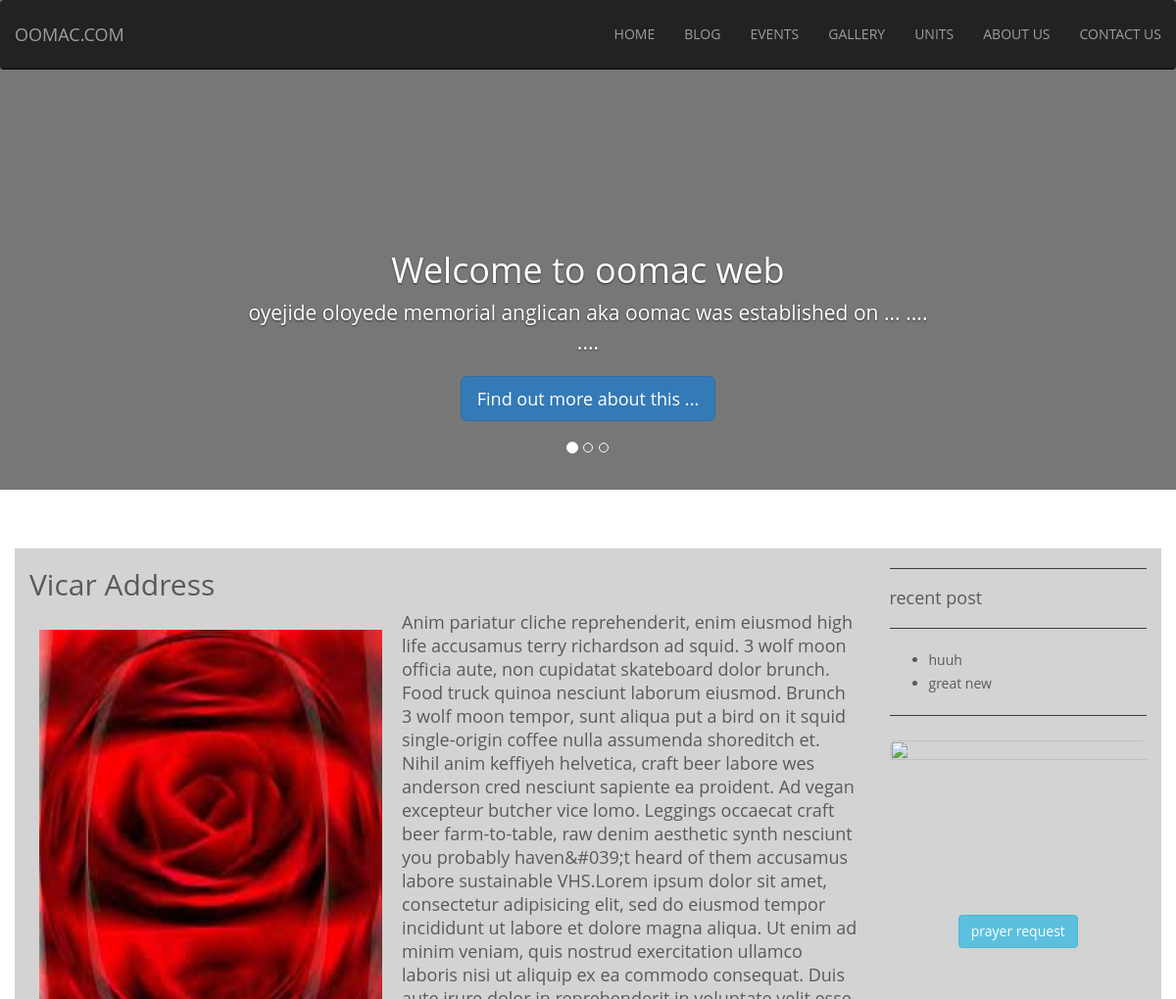
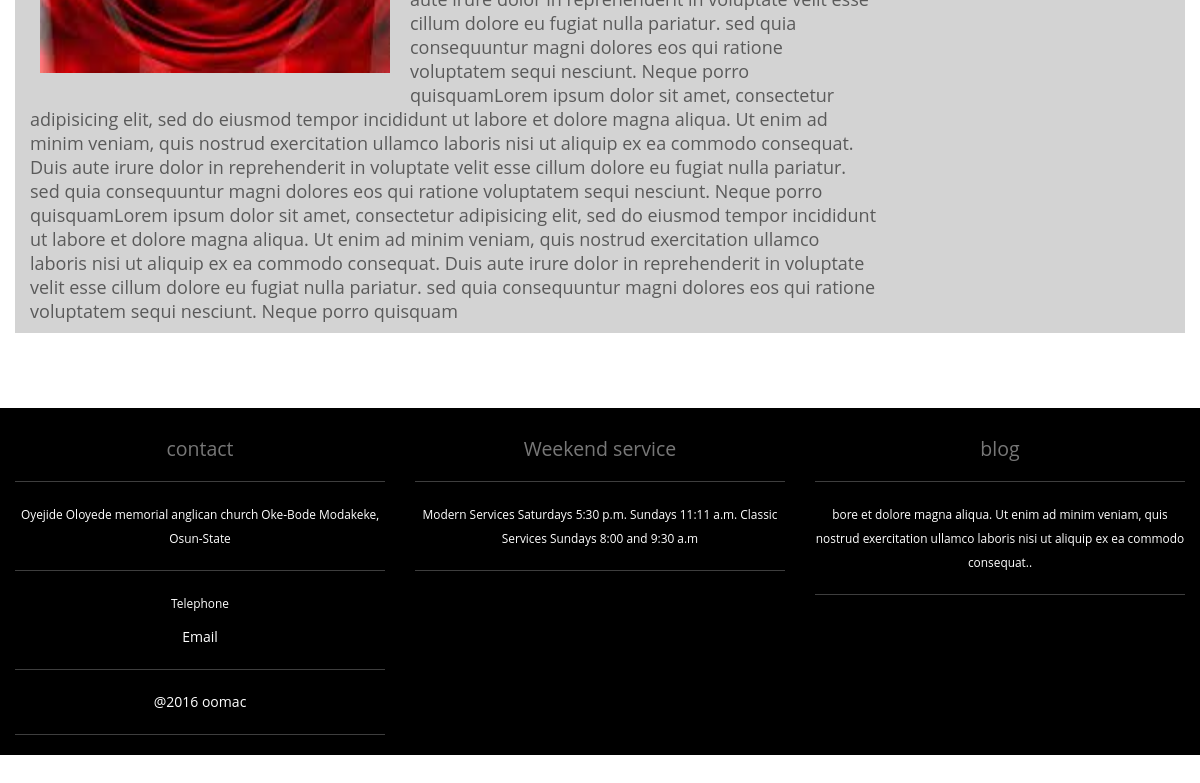
/row_vicar.php?id=1, run on the app's committed database (2 pictures, top to bottom).
### tables this page shows
CREATE TABLE `president` (
  `id` int(11) NOT NULL,
  `vicar_adress` text,
  `vicar_picture` varchar(200) DEFAULT NULL,
  `president_address` text,
  `president_picture` text
);

CREATE TABLE `blog` (
  `blog_id` int(11) NOT NULL,
  `post_title` varchar(200) NOT NULL,
  `post_content` text NOT NULL,
  `post_date` datetime NOT NULL,
  `post_author` varchar(50) NOT NULL,
  `blog_image` varchar(50) DEFAULT NULL
);

### include/function.php (called while the page is built, shortened)
<?php
function check($string){
    $string  = htmlspecialchars($string);
    $string = strip_tags($string);
    $string = trim($string);
    $string = stripslashes($string);
    return $string;
}
?>

### row_vicar.php (the view, shortened to what this page needs)
<div class="container" style="background-color: lightgray">
    <div class="row">
        <div class="col-md-9">
            <?php
            require_once ("include/dbconfig.php");
            require_once ("include/function.php");
            $link = mysqli_connect($host, $userdb, $passdb, $datadb) or die("could not connect to database");
            if(isset($_GET['id'])){
                $txt=$_GET['id'];
                $result = mysqli_query($link, "SELECT * FROM president WHERE id='$txt' " );
                if($row=mysqli_fetch_array($result)){
                     $p_vicar= check($row['vicar_adress']);
            $v_image = check($row['vicar_picture']);
            ?>
            <div>
                <h2>Vicar Address</h2>
                <img src="uploaded_image/presvicar/<?php echo $v_image;?>" align="left"  alt="president's picture or vicar" style="margin: 20px 20px 20px 10px;" width="350" height="450">
                    <p style="font-size: large"><?php echo"$p_vicar"?></p>
                    <?php  }
            }
            ?>
        </div>
        </div>
        <div class="col-md-3">
            <hr><h4>recent post</h4><hr>
            <ul>
                <?php
                $result_topic = mysqli_query($link, "SELECT post_title FROM blog ORDER BY blog_id DESC LIMIT 10") or die("topic query error");
                while ($row3=mysqli_fetch_assoc($result_topic)){
                    $title = check($row3['post_title']);
                    echo "<li>$title</li>";
                }
                ?>
            </ul>
            <hr>
            <?php require_once "include/prayer_frm.php"?>
        </div>
    </div>
</div>
<footer class="text-center" style="background-color: #000000; margin-top: 75px">
    <div class="container-fluid">
        <div class="row" style="color: #ffffff">
            <div class="col-xs-4 col-md-4 col-lg-4">
                <h2><small>contact</small></h2><hr>
                <small>Oyejide Oloyede memorial anglican church Oke-Bode Modakeke, Osun-State</small><hr>
                <p><small>Telephone</small> </p>
                <p>Email</p><hr>
                <p align="center">@2016 oomac</p><hr>
            </div>
            <div class="col-xs-4 col-md-9 col-lg-4">
                <h2><small>Weekend service</small></h2><hr>
                <p><small>
Modern Services
                        Saturdays 5:30 p.m.
Sundays 11:11 a.m.
Classic Services
                        Sundays 8:00 and 9:30 a.m </small></p><hr>
            </div>
            <div class="col-xs-4 col-md-4 col-lg-4">
                <h2><small>blog</small></h2><hr>
                <p><small>bore et dolore magna aliqua. Ut enim ad minim veniam, quis nostrud exercitation ullamco
                        laboris nisi ut aliquip ex ea commodo consequat..</small></p><hr>
            </div>
        </div>
    </div>
</footer>
</body>
</html>

### css/style.css (style rules this page uses)
body { color: #666; font: 14px/24px "Open Sans", "HelveticaNeue-Light", "Helvetica Neue Light", "Helvetica Neue", Helvetica, Arial, "Lucida Grande", Sans-Serif; }

### css/carousel.css (style rules this page uses)
body { padding-bottom: 40px; color: #5a5a5a; }
.navbar-wrapper { position: absolute; top: 0; right: 0; left: 0; z-index: 20; }
.navbar-wrapper > .container { padding-right: 0; padding-left: 0; }
.navbar-wrapper .navbar { padding-right: 15px; padding-left: 15px; }
.carousel { height: 500px; margin-bottom: 60px; }
.carousel-caption { z-index: 10; }
.carousel .item { height: 500px; background-color: #777; }
.carousel-inner > .item > img { position: absolute; top: 0; left: 0; min-width: 100%; height: 500px; }
@media (min-width: 768px) { .navbar-wrapper { margin-top: 20px; } }
@media (min-width: 768px) { .navbar-wrapper .container { padding-right: 15px; padding-left: 15px; } }
@media (min-width: 768px) { .navbar-wrapper .navbar { padding-right: 0; padding-left: 0; } }
@media (min-width: 768px) { .navbar-wrapper .navbar { border-radius: 4px; } }
@media (min-width: 768px) { .carousel-caption p { margin-bottom: 20px; font-size: 21px; line-height: 1.4; } }

### data on the page
president: vicar_picture (picture), vicar_adress "Anim pariatur cliche reprehenderit, enim eiusmod high life accusamus terry richardson ad squid. 3 wolf moon officia aute, non cupidatat skateboard dolor brunch. Food truck quinoa nesciunt laborum eiusmod. Brunch 3 wolf moon tempor, sunt aliqua put a bird on it squid single-origin coffee nulla assumenda shoreditch et. Nihil anim keffiyeh helvetica, craft beer labore wes anderson cred nesciunt sapiente ea proident. Ad vegan excepteur butcher vice lomo. Leggings occaecat craft beer farm-to-table, raw denim aesthetic synth nesciunt you probably haven&#039;t heard of them accusamus labore sustainable VHS.Lorem ipsum dolor sit amet, consectetur adipisicing elit, sed do eiusmod tempor incididunt…"
blog: post_title "huuh"
blog: post_title "great new"
